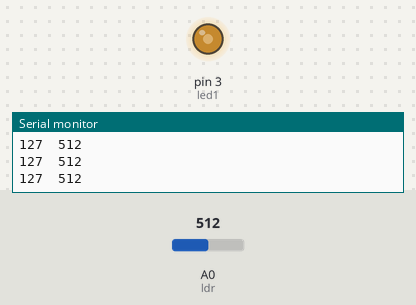
Simulated run of this sketch. Board: Arduino Uno, built with avr-gcc and run on an emulated ATmega328P. Shown: output pins drawn as LEDs (lit = HIGH), the last lines printed to the serial monitor. The test bench sets the inputs (shaded band); at power-on: A0 (ldr) = 512.

Above: at 1.2 s.
1.3 s: A0 (ldr) set to 981
At 1.8 s:
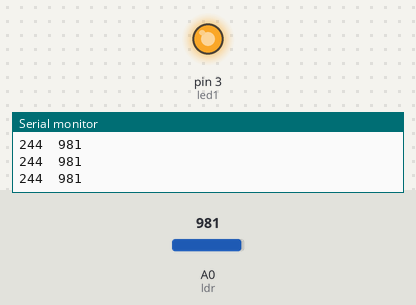
2.8 s: A0 (ldr) set to 1008
At 4.0 s:
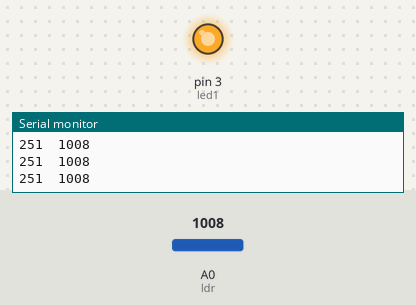
4.3 s: A0 (ldr) set to 105
At 5.1 s:
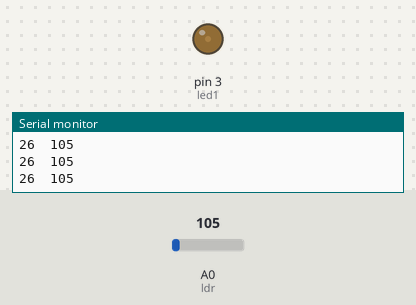
5.8 s: A0 (ldr) set to 90
At 6.1 s:
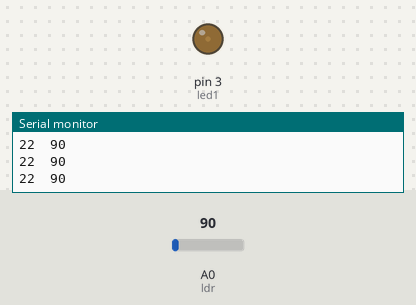
7.3 s: A0 (ldr) set to 386
At 8.5 s:
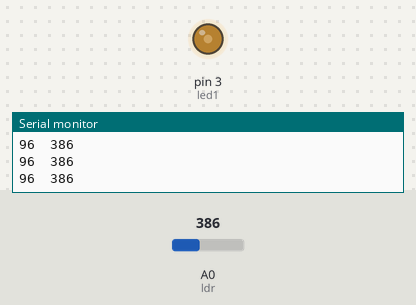
8.8 s: A0 (ldr) set to 418
At 9.9 s:
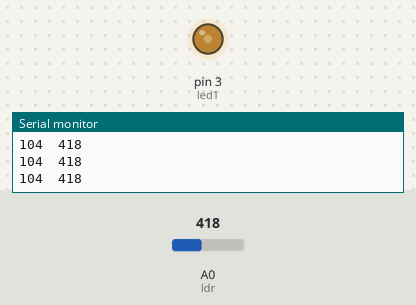
Timing chart, 0 to 11.3 s (numbered marks = the images above; inputs shaded):
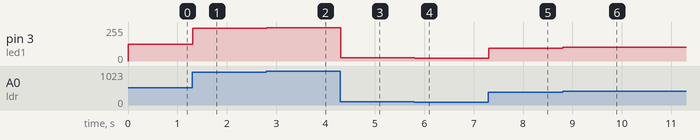

The sketch:

LDR_LED.ino
```cpp
/* At this example, you have to create another circuit and pin for your LED
 *  So the connection of LDR still remain.
 *  Eventually, you will see your "ldrvalue" is not going up yo 1023 but we want to maximise it
 *  we will proceed to the next example called "LDR_LED_MAP"
 */

int ldr = A0;
int ldrvalue;

int ledvalue;
int led1 = 3;

void setup()
{
  pinMode(ldr, INPUT);
  pinMode(led1, OUTPUT);

  Serial.begin(9600);
}

void loop()
{
  ldrvalue = analogRead(ldr);
  ledvalue = map(ldrvalue, 0, 1023, 0, 255);
  //Turn on the torchlight of your phone, move it to the closest towards LDR and touch it.
  //You will observe that the value is hard to be at 1023.

  analogWrite(led1, ledvalue);
  Serial.print(ledvalue);
  Serial.print("\t");
  Serial.println(ldrvalue);
}
```

Measured:
- after the input at 1.3 s, pin 3 (led1): 127/255 → 244/255 at once
- after the input at 2.8 s, pin 3 (led1): 244/255 → 251/255 at once
- after the input at 4.3 s, pin 3 (led1): 251/255 → 26/255 at once
- after the input at 5.8 s, pin 3 (led1): 26/255 → 22/255 at once
- after the input at 7.3 s, pin 3 (led1): 22/255 → 96/255 at once
- after the input at 8.8 s, pin 3 (led1): 96/255 → 104/255 at once
